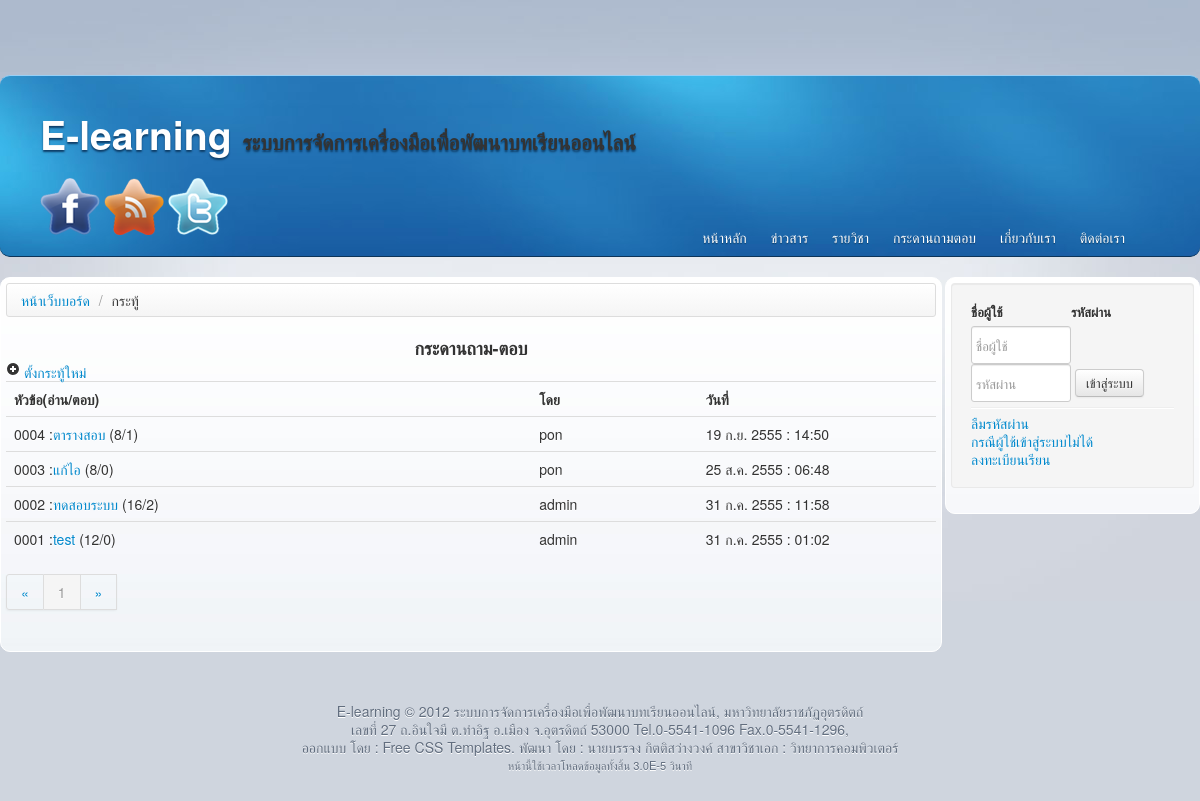
Page /testing/E-MS/index.php?mod=webboard on the committed database.
### tables this page shows
CREATE TABLE `board` (
  `id` int(9) NOT NULL COMMENT 'ไอดีบอร์ด',
  `title` varchar(255) NOT NULL COMMENT 'หัวข้อ',
  `content` text NOT NULL COMMENT 'เนื้อหา',
  `create_time` int(11) NOT NULL COMMENT 'วันที่สร้าง',
  `update_time` int(11) NOT NULL COMMENT 'วันที่ปรับปรุง',
  `author_id` int(9) NOT NULL COMMENT 'เจ้าของกระทู้',
  `views` smallint(5) NOT NULL COMMENT 'จำนวนเข้าชม'
);

CREATE TABLE `users` (
  `id` int(9) NOT NULL COMMENT 'ไอดีผู้ใช้',
  `username` varchar(50) NOT NULL COMMENT 'ชื่อผู้ใช้',
  `password` varchar(40) NOT NULL COMMENT 'รหัสผ่าน',
  `pname` varchar(10) NOT NULL COMMENT 'คำนำหน้าชื่อ',
  `fname` varchar(100) NOT NULL COMMENT 'ชื่อ',
  `lname` varchar(100) NOT NULL COMMENT 'นามสกุล',
  `birthday` date NOT NULL COMMENT 'วันเกิด',
  `sex` enum('ช','ญ') NOT NULL COMMENT 'เพศ',
  `age` tinyint(2) NOT NULL COMMENT 'อายุ',
  `education` enum('ป','ม') NOT NULL COMMENT 'ระดับการศึกษา',
  `class` tinyint(1) NOT NULL COMMENT 'ชั้นเรียน',
  `room` tinyint(1) NOT NULL COMMENT 'ห้องเรียน',
  `email` varchar(40) NOT NULL COMMENT 'อีเมล์',
  `level` enum('A','T','S') NOT NULL COMMENT 'สิทธิ์',
  `status` enum('Y','N') NOT NULL DEFAULT 'Y' COMMENT 'สถานะ',
  `login` enum('F','O') NOT NULL DEFAULT 'F' COMMENT 'สถานะล็อกอิน',
  `icon` varchar(15) NOT NULL DEFAULT 'img (238).gif' COMMENT 'รูปไอคอน'
);

### testing/E-MS/includes/mysql.inc.php (called while the page is built, shortened)
<?php
function ConnectDB(){
	return true;
}
function QueryDB($sql=""){
	if ($res = mysql_query($sql)){
       return $res;
    }else{
       return false;
    }
}
function FetchDB($sql=""){
    if ($res = @mysql_fetch_assoc($sql)){
        return $res;
    }else{
        return false;
    }
}
function RowsDB($sql=""){
    if($res = @mysql_num_rows($sql)){
       return $res;
    }else{
       return false;
    }
}
function SelectPage($Pages="",$Eachs="",$Field="",$Table="",$Where=""){
    $Field = empty($Field)? "id" : $Field;
    $Where = empty($Where)? "" : "WHERE ".$Where;
    $SQL = QueryDB("SELECT ".$Field." FROM ".$Table." ".$Where."");
    $Rows = RowsDB($SQL);
    $Totals = ceil($Rows/$Eachs);
    $Gotos=($Pages-1)* $Eachs;
    return array($Gotos,$Totals);
}
?>

### testing/E-MS/includes/array.in.php (called while the page is built, shortened)
<?php
$SHORT_MONTH = array(
"1" => "ม.ค.",
"2" => "ก.พ.",
"3" => "มี.ค.",
"4" => "เม.ย.",
"5" => "พ.ค.",
"6" => "มิ.ย.",
"7" => "ก.ค.",
"8" => "ส.ค.",
"9" => "ก.ย.",
"10" => "ต.ค.",
"11" => "พ.ย.",
"12" => "ธ.ค."
);
?>

### testing/E-MS/modules/webboard/index.php (the view, shortened to what this page needs)
<?php
	$page=empty($_GET['page'])?1:$_GET['page'];
	$each=_NUM_PAGE;
?>
<ul class="breadcrumb">
  <li>
    <a href="index.php?mod=webboard">หน้าเว็บบอร์ด</a> <span class="divider">/</span>
  </li>
  <li class="active">
    <a href="#">กระทู้</a>
  </li>
</ul>
<h3><center>กระดานถาม-ตอบ</center></h3>
<i class="icon-plus-sign"></i>&nbsp;<a href="index.php?mod=webboard&name=post">ตั้งกระทู้ใหม่</a>
<table class="table">
	<tr>
		<th style="width:350px;">หัวข้อ(อ่าน/ตอบ)</th>
		<th style="width:100px;">โดย</th>
		<th style="width:150px;">วันที่</th>
	</tr>
<?php
	List($goto,$totalpage) = SelectPage($page,$each,"",WEBBOARD,"");
	$sql = "SELECT b.id,b.title,b.create_time,b.update_time,b.views,u.username As name FROM ".WEBBOARD." As b INNER JOIN ".USER." As u ON(b.author_id=u.id) ORDER BY id DESC LIMIT ".$goto.",".$each;
	$db_query=QueryDB($sql);
	while($result = FetchDB($db_query)){
		$comment=QueryDB("SELECT COUNT(id) AS sum FROM ".COMMENT." WHERE topicid='".$result['id']."'");
		$count = FetchDB($comment);
?>
	<tr>
		<td>
		<?php echo sprintf("%04d",$result['id']);?>&nbsp;:<a href="index.php?mod=webboard&name=read&id=<?php echo $result['id']?>"><?php echo $result['title']?></a>&nbsp;(<?php echo $result['views']."/".$count['sum']?>)</td>
		<td align="center"><?php echo $result['name']?></td>
		<td align="center"><?php echo ThaiTimeConvert($result['create_time'],"","2");?></td>
	</tr>
<?php
	}
?>
</table>
<?php
	echo SplitPage($page,$totalpage,"index.php?mod=webboard");
?>

### testing/E-MS/css/style.css (style rules this page uses)
* { margin: 0; padding: 0; }
a { color: #1D68AB; text-decoration: underline; }
html { background: #CFD5DE url(../images/img01.jpg) top left repeat-x; }
body { background: url(../images/img02.jpg) top center no-repeat; line-height: 1.75em; color: #6B7C93; }

### rows in the picture
board: id "0004", title "ตารางสอบ", views "8", sum "1", author.username "pon", create_time "19 ก.ย. 2555 : 14:50"
board: id "0003", title "แก้ไอ", views "8", sum "0", author.username "pon", create_time "25 ส.ค. 2555 : 06:48"
board: id "0002", title "ทดสอบระบบ", views "16", sum "2", author.username "admin", create_time "31 ก.ค. 2555 : 11:58"
board: id "0001", title "test", views "12", sum "0", author.username "admin", create_time "31 ก.ค. 2555 : 01:02"

### other values in the picture
SYS_NAME "ระบบการจัดการเครื่องมือเพื่อพัฒนาบทเรียนออนไลน์"
$page "1"
$time "3.0E-5"
